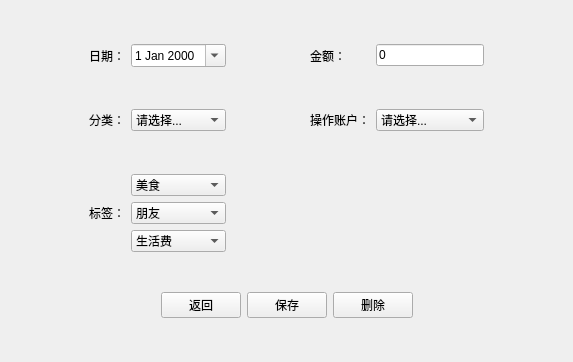
<?xml version="1.0" encoding="UTF-8"?>
<ui version="4.0">
 <class>Details</class>
 <widget class="QWidget" name="Details">
  <property name="geometry">
   <rect>
    <x>0</x>
    <y>0</y>
    <width>573</width>
    <height>362</height>
   </rect>
  </property>
  <property name="windowTitle">
   <string>Details</string>
  </property>
  <layout class="QVBoxLayout" name="verticalLayout">
   <item>
    <spacer name="verticalSpacer_5">
     <property name="orientation">
      <enum>Qt::Vertical</enum>
     </property>
     <property name="sizeHint" stdset="0">
      <size>
       <width>20</width>
       <height>40</height>
      </size>
     </property>
    </spacer>
   </item>
   <item>
    <layout class="QGridLayout" name="gridLayout_2">
     <item row="2" column="3">
      <spacer name="horizontalSpacer_2">
       <property name="orientation">
        <enum>Qt::Horizontal</enum>
       </property>
       <property name="sizeHint" stdset="0">
        <size>
         <width>40</width>
         <height>20</height>
        </size>
       </property>
      </spacer>
     </item>
     <item row="5" column="1">
      <spacer name="verticalSpacer">
       <property name="orientation">
        <enum>Qt::Vertical</enum>
       </property>
       <property name="sizeHint" stdset="0">
        <size>
         <width>20</width>
         <height>40</height>
        </size>
       </property>
      </spacer>
     </item>
     <item row="3" column="0">
      <spacer name="horizontalSpacer_3">
       <property name="orientation">
        <enum>Qt::Horizontal</enum>
       </property>
       <property name="sizeHint" stdset="0">
        <size>
         <width>40</width>
         <height>20</height>
        </size>
       </property>
      </spacer>
     </item>
     <item row="6" column="1">
      <widget class="QLabel" name="label_5">
       <property name="text">
        <string>标签：</string>
       </property>
      </widget>
     </item>
     <item row="2" column="5">
      <widget class="QLineEdit" name="lineEdit_money">
       <property name="text">
        <string>0</string>
       </property>
      </widget>
     </item>
     <item row="2" column="2">
      <widget class="QDateEdit" name="dateEdit">
       <property name="currentSection">
        <enum>QDateTimeEdit::DaySection</enum>
       </property>
       <property name="calendarPopup">
        <bool>true</bool>
       </property>
      </widget>
     </item>
     <item row="3" column="1">
      <spacer name="verticalSpacer_2">
       <property name="orientation">
        <enum>Qt::Vertical</enum>
       </property>
       <property name="sizeHint" stdset="0">
        <size>
         <width>20</width>
         <height>40</height>
        </size>
       </property>
      </spacer>
     </item>
     <item row="2" column="4">
      <widget class="QLabel" name="label">
       <property name="text">
        <string>金额：</string>
       </property>
      </widget>
     </item>
     <item row="2" column="1">
      <widget class="QLabel" name="label_4">
       <property name="text">
        <string>日期：</string>
       </property>
      </widget>
     </item>
     <item row="2" column="6">
      <spacer name="horizontalSpacer_4">
       <property name="orientation">
        <enum>Qt::Horizontal</enum>
       </property>
       <property name="sizeHint" stdset="0">
        <size>
         <width>40</width>
         <height>20</height>
        </size>
       </property>
      </spacer>
     </item>
     <item row="6" column="2">
      <layout class="QVBoxLayout" name="verticalLayout_2">
       <item>
        <widget class="QComboBox" name="comboBox_spending">
         <property name="enabled">
          <bool>true</bool>
         </property>
         <item>
          <property name="text">
           <string>美食</string>
          </property>
         </item>
         <item>
          <property name="text">
           <string>交通</string>
          </property>
         </item>
         <item>
          <property name="text">
           <string>购物</string>
          </property>
         </item>
         <item>
          <property name="text">
           <string>寝室</string>
          </property>
         </item>
         <item>
          <property name="text">
           <string>娱乐</string>
          </property>
         </item>
         <item>
          <property name="text">
           <string>学习</string>
          </property>
         </item>
         <item>
          <property name="text">
           <string>医疗</string>
          </property>
         </item>
         <item>
          <property name="text">
           <string>其他</string>
          </property>
         </item>
        </widget>
       </item>
       <item>
        <widget class="QComboBox" name="comboBox_lender">
         <property name="enabled">
          <bool>true</bool>
         </property>
         <item>
          <property name="text">
           <string>朋友</string>
          </property>
         </item>
         <item>
          <property name="text">
           <string>家人</string>
          </property>
         </item>
         <item>
          <property name="text">
           <string>银行贷款</string>
          </property>
         </item>
         <item>
          <property name="text">
           <string>花呗</string>
          </property>
         </item>
         <item>
          <property name="text">
           <string>京东白条</string>
          </property>
         </item>
         <item>
          <property name="text">
           <string>其他</string>
          </property>
         </item>
        </widget>
       </item>
       <item>
        <widget class="QComboBox" name="comboBox_income">
         <property name="enabled">
          <bool>true</bool>
         </property>
         <item>
          <property name="text">
           <string>生活费</string>
          </property>
         </item>
         <item>
          <property name="text">
           <string>兼职</string>
          </property>
         </item>
         <item>
          <property name="text">
           <string>奖学金</string>
          </property>
         </item>
         <item>
          <property name="text">
           <string>利息</string>
          </property>
         </item>
         <item>
          <property name="text">
           <string>贷款</string>
          </property>
         </item>
         <item>
          <property name="text">
           <string>其他</string>
          </property>
         </item>
        </widget>
       </item>
      </layout>
     </item>
     <item row="4" column="5">
      <widget class="QComboBox" name="comboBox_account">
       <item>
        <property name="text">
         <string>请选择...</string>
        </property>
       </item>
       <item>
        <property name="text">
         <string>微信</string>
        </property>
       </item>
       <item>
        <property name="text">
         <string>银行卡</string>
        </property>
       </item>
       <item>
        <property name="text">
         <string>一卡通</string>
        </property>
       </item>
       <item>
        <property name="text">
         <string>现金</string>
        </property>
       </item>
       <item>
        <property name="text">
         <string>其他</string>
        </property>
       </item>
      </widget>
     </item>
     <item row="4" column="4">
      <widget class="QLabel" name="label_2">
       <property name="text">
        <string>操作账户：</string>
       </property>
      </widget>
     </item>
     <item row="4" column="1">
      <widget class="QLabel" name="label_3">
       <property name="text">
        <string>分类：</string>
       </property>
      </widget>
     </item>
     <item row="4" column="2">
      <widget class="QComboBox" name="comboBox_classify">
       <item>
        <property name="text">
         <string>请选择...</string>
        </property>
       </item>
       <item>
        <property name="text">
         <string>收入</string>
        </property>
       </item>
       <item>
        <property name="text">
         <string>支出</string>
        </property>
       </item>
       <item>
        <property name="text">
         <string>借款</string>
        </property>
       </item>
       <item>
        <property name="text">
         <string>修改余额</string>
        </property>
       </item>
      </widget>
     </item>
     <item row="6" column="6">
      <spacer name="verticalSpacer_7">
       <property name="orientation">
        <enum>Qt::Vertical</enum>
       </property>
       <property name="sizeHint" stdset="0">
        <size>
         <width>20</width>
         <height>40</height>
        </size>
       </property>
      </spacer>
     </item>
    </layout>
   </item>
   <item>
    <spacer name="verticalSpacer_3">
     <property name="orientation">
      <enum>Qt::Vertical</enum>
     </property>
     <property name="sizeHint" stdset="0">
      <size>
       <width>20</width>
       <height>40</height>
      </size>
     </property>
    </spacer>
   </item>
   <item>
    <layout class="QHBoxLayout" name="horizontalLayout">
     <item>
      <spacer name="horizontalSpacer">
       <property name="orientation">
        <enum>Qt::Horizontal</enum>
       </property>
       <property name="sizeHint" stdset="0">
        <size>
         <width>40</width>
         <height>20</height>
        </size>
       </property>
      </spacer>
     </item>
     <item>
      <widget class="QPushButton" name="pushButton_back">
       <property name="text">
        <string>返回</string>
       </property>
      </widget>
     </item>
     <item>
      <widget class="QPushButton" name="pushButton_save">
       <property name="text">
        <string>保存</string>
       </property>
      </widget>
     </item>
     <item>
      <widget class="QPushButton" name="pushButton_delet">
       <property name="text">
        <string>删除</string>
       </property>
      </widget>
     </item>
     <item>
      <spacer name="horizontalSpacer_7">
       <property name="orientation">
        <enum>Qt::Horizontal</enum>
       </property>
       <property name="sizeHint" stdset="0">
        <size>
         <width>40</width>
         <height>20</height>
        </size>
       </property>
      </spacer>
     </item>
    </layout>
   </item>
   <item>
    <spacer name="verticalSpacer_4">
     <property name="orientation">
      <enum>Qt::Vertical</enum>
     </property>
     <property name="sizeHint" stdset="0">
      <size>
       <width>20</width>
       <height>40</height>
      </size>
     </property>
    </spacer>
   </item>
  </layout>
 </widget>
 <layoutdefault spacing="6" margin="11"/>
 <resources/>
 <connections>
  <connection>
   <sender>comboBox_classify</sender>
   <signal>currentIndexChanged(int)</signal>
   <receiver>Details</receiver>
   <slot>on_comboBox_classify_currentIdexChanged()</slot>
   <hints>
    <hint type="sourcelabel">
     <x>162</x>
     <y>106</y>
    </hint>
    <hint type="destinationlabel">
     <x>37</x>
     <y>127</y>
    </hint>
   </hints>
  </connection>
  <connection>
   <sender>comboBox_account</sender>
   <signal>currentIndexChanged(int)</signal>
   <receiver>Details</receiver>
   <slot>on_comboBox_account_currentIdexChanged()</slot>
   <hints>
    <hint type="sourcelabel">
     <x>403</x>
     <y>105</y>
    </hint>
    <hint type="destinationlabel">
     <x>492</x>
     <y>117</y>
    </hint>
   </hints>
  </connection>
  <connection>
   <sender>comboBox_spending</sender>
   <signal>currentIndexChanged(int)</signal>
   <receiver>Details</receiver>
   <slot>on_comboBox_spending_currentIdexChanged()</slot>
   <hints>
    <hint type="sourcelabel">
     <x>163</x>
     <y>178</y>
    </hint>
    <hint type="destinationlabel">
     <x>40</x>
     <y>168</y>
    </hint>
   </hints>
  </connection>
  <connection>
   <sender>comboBox_lender</sender>
   <signal>currentIndexChanged(int)</signal>
   <receiver>Details</receiver>
   <slot>on_comboBox_lender_currentIdexChanged()</slot>
   <hints>
    <hint type="sourcelabel">
     <x>188</x>
     <y>210</y>
    </hint>
    <hint type="destinationlabel">
     <x>52</x>
     <y>222</y>
    </hint>
   </hints>
  </connection>
  <connection>
   <sender>comboBox_income</sender>
   <signal>currentIndexChanged(int)</signal>
   <receiver>Details</receiver>
   <slot>on_comboBox_income_currentIdexChanged()</slot>
   <hints>
    <hint type="sourcelabel">
     <x>178</x>
     <y>232</y>
    </hint>
    <hint type="destinationlabel">
     <x>68</x>
     <y>255</y>
    </hint>
   </hints>
  </connection>
 </connections>
 <slots>
  <slot>on_comboBox_account_currentIdexChanged()</slot>
  <slot>on_comboBox_classify_currentIdexChanged()</slot>
  <slot>on_comboBox_income_currentIdexChanged()</slot>
  <slot>on_comboBox_spending_currentIdexChanged()</slot>
  <slot>on_comboBox_lender_currentIdexChanged()</slot>
 </slots>
</ui>
